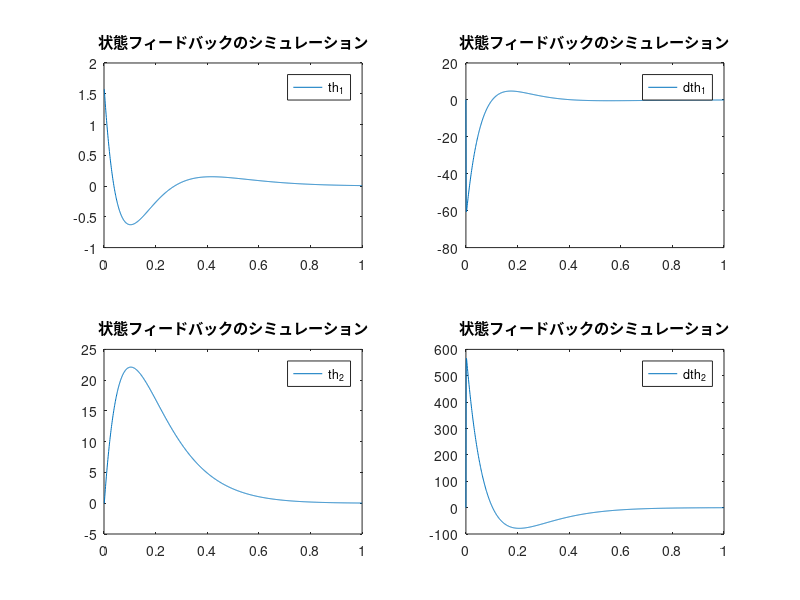

This chart was generated by the following MATLAB code:
clc
clear

% パラメータ
g = 9.80665;
l = 0.1;
l_g = l/2;
m1 = 0.1;
m2 = 1;
r = 0.05; % [m]
I1 = (1/12) * m1 * (l)^2; 
I2 = (1/2) * m2 * r^2;
c1 = 1*10^-3; % 粘性係数 1*10^-3
c2 = 1*10^-3; % フライホイールの粘性係数

M1 = (-c1/(m2*l^2 + m1*l_g^2 + I1));
M2 = (c2/(m2*l^2 + m1*l_g^2 + I1));
M3 = (g*(l*m2 + l_g*m1))/(m2*l^2 + m1*l_g^2 + I1);
M4 = 1/(m2*l^2 + m1*l_g^2 + I1);
M5 = (c1/(m2*l^2 + m1*l_g^2 + I1));
M6 = (-((c2*m2*l^2)/I2 + (c2*m1*l_g^2)/I2 + c2 + (I1*c2)/I2)/(m2*l^2 + m1*l_g^2 + I1));
M7 = (-g*(l*m2 + l_g*m1))/(m2*l^2 + m1*l_g^2 + I1);
M8 = (-((m2*l^2)/I2 + (m1*l_g^2)/I2 + I1/I2 + 1)/(m2*l^2 + m1*l_g^2 + I1));

A = [0, 0, 1, 0;
     0, 0, 0, 1;
     M3, 0, M1, M2;
     M7, 0, M5, M6];
B = [0; 0; M4; M8];
C = [1, 1, 0, 0];

% 可制御　可観測
Uc = [B, A*B, A^2*B, A^3*B];
if det(Uc) ~= 0
    disp('可制御である')
end
Uo = [C; C*A; C*A^2; C*A^3];

if det(Uo) ~= 0
    disp('可観測である')
end

% ゲインを求める
% p = [-1+1i -1-1i -1+1i -1-1i];
% f = place(A, B, p);

Q = [10, 0, 0, 0;
     0, 1, 0, 0;
     0, 0, 0.01, 0;
     0, 0, 0, 0.01];
R = 0.01;
f = lqr(A, B, Q, R);

% シミュレーション
dt = 0.001;
t = 0 : dt : 1;
x0 = [pi/2; 0; 0; 0]; % 初期値
u = 0; % 入力の初期値
x = x0;

s_x1 = [];
s_x2 = [];
s_x3 = [];
s_x4 = [];
s_u = [];
for n = t
    dx = A * x + B * u;
    x = x + dx * dt;
    u = -f*x;
    
    s_x1 = [s_x1 x(1)];
    s_x2 = [s_x2 x(2)];
    s_x3 = [s_x3 x(3)];
    s_x4 = [s_x4 x(4)];
    s_u = [s_u u];

end

figure(3)
subplot(2, 2, 1)
plot(t, s_x1);
legend('th_1')
title('状態フィードバックのシミュレーション')

subplot(2, 2, 3)
plot(t, s_x2);
legend('th_2')
title('状態フィードバックのシミュレーション')

subplot(2, 2, 2)
plot(t, s_x3);
legend('dth_1')
title('状態フィードバックのシミュレーション')

subplot(2, 2, 4)
plot(t, s_x4);
legend('dth_2')
title('状態フィードバックのシミュレーション')